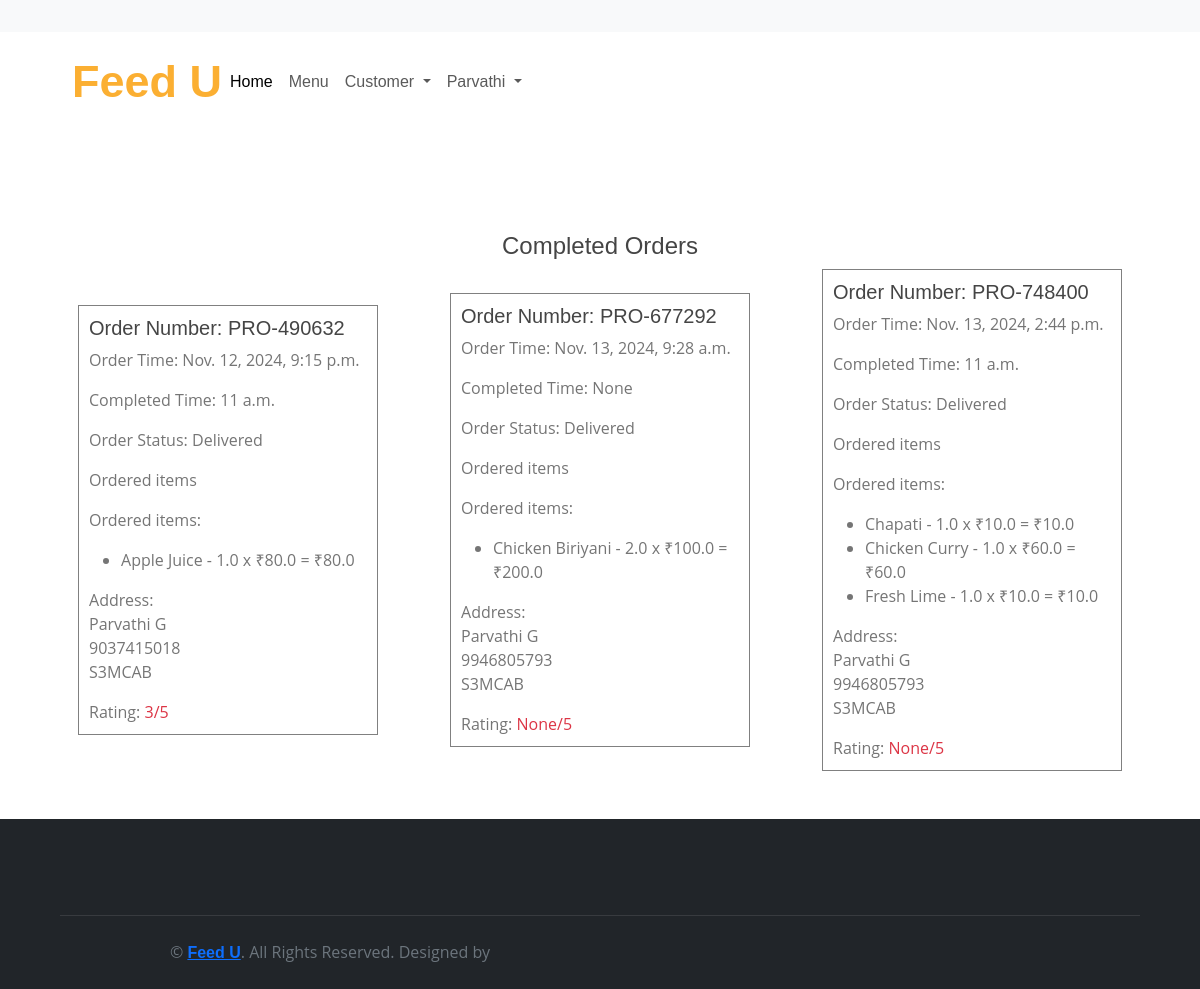
/completed_orders (signed in), run on the app's committed database.
### Home/models.py (models this page shows, shortened)
class DeliveryAddress(models.Model):
    user = models.ForeignKey(User, on_delete=models.CASCADE, null=True, blank=True)
    order = models.ForeignKey(Order, on_delete=models.CASCADE, related_name='delivery')
    name = models.CharField(max_length=255)
    phone = models.CharField(max_length=20)
    address = models.CharField(max_length=200)
    order_status = models.CharField(max_length=20, default="Order Received")
    estimated_time = models.TimeField(null=True, blank=True)
    delivery_status = models.BooleanField(default=False)
    ordered_time = models.DateTimeField(auto_now_add=True)
    delivery_time = models.CharField(null=True, blank=True, max_length=20)
    rating  = models.IntegerField(null=True, blank=True)

class Order(models.Model):
    user = models.ForeignKey(User, on_delete=models.CASCADE, null=True, blank=True)
    order_number = models.CharField(max_length=20, unique=True)
    total_amount = models.FloatField(default=0.0)
    discount = models.FloatField(default=0.0)
    date = models.DateTimeField(auto_now_add=True)
    order_status = models.CharField(max_length=20, default="pending")
    payment_status = models.CharField(max_length=20, default="pending")

class OrderItem(models.Model):
    user = models.ForeignKey(User, on_delete=models.CASCADE,  null=True, blank=True)
    product = models.ForeignKey(FoodMenuItem, on_delete=models.CASCADE, related_name='foods')
    quantity = models.FloatField(default=1)
    total_price = models.FloatField()
    order = models.ForeignKey(Order, on_delete=models.CASCADE, related_name='order_items')

class FoodMenuItem(models.Model):
    name = models.CharField(max_length=100)
    description = models.TextField()
    category = models.CharField(
        max_length=25,
        choices=(("Food", "Food"), ("Snakes", "Snakes"), ("Beverages", "Beverages"), ("Diet_Food", "Diet_Food"))
    )
    image = models.ImageField(upload_to='menu_images/')
    available = models.BooleanField(default=True)
    rate = models.FloatField()
    discount_rate = models.FloatField( null=True, blank=True)
    offer = models.BooleanField(default=False, null=True, blank=True)
    timestamp = models.DateTimeField(default=timezone.now)

### Home/views.py (the view)
# urls.py: path("completed_orders",views.completed_orders,name="completed_orders"),
@login_required(login_url="SignIn")
def completed_orders(request):
    delivery = DeliveryAddress.objects.filter(delivery_status = True)
    context = {
        "delivery":delivery
    }
    return render(request,'staff/completed_orders.html',context)

### templates/staff/completed_orders.html (shortened to what this page needs)
{% extends 'staff/staffindex.html'%}
{% block content %}
<div class="container">
    <div class="content-header">
        <h4 class="text-center">Completed Orders</h4>
    </div>
<div class="order-container">
    {% for item in delivery %}
    <div class="orders">
        <h5>Order Number: {{item.order.order_number}} </h5>
        <p>Order Time: {{item.ordered_time}}</p>
        <p>Completed Time: {{item.estimated_time}}</p>
        <p>Order Status: {{item.order_status}}</p>
        <p>Ordered items</p>
        <p>Ordered items:</p>
        <ul>
            {% for order_item in item.order.order_items.all %}
                <li>
                    {{ order_item.product.name }} - {{ order_item.quantity }} x ₹{{ order_item.product.rate }} = ₹{{ order_item.total_price }}
                </li>
            {% endfor %}
        </ul>
        <p>Address:
            <br>
            {{item.name}} <br>
            {{item.phone}} <br>
            {{item.address}}
        </p>
        Rating: <span class="text-danger">{{item.rating}}/5</span>
    </div>
    {% endfor %}
</div>
</div>
        {% endblock %}

### templates/staff/staffindex.html (shortened to what this page needs)
<!DOCTYPE html>
<html lang="en">
    {% load static %}
<head>
    <link href="https://cdn.jsdelivr.net/npm/bootstrap@5.3.2/dist/css/bootstrap.min.css" rel="stylesheet">
    <link href="https://cdnjs.cloudflare.com/ajax/libs/font-awesome/5.10.0/css/all.min.css" rel="stylesheet">
    <link rel="stylesheet" href="https://cdn.jsdelivr.net/npm/bootstrap-icons@1.11.3/font/bootstrap-icons.min.css">
    <link href="{%static 'lib/animate/animate.min.css' %}" rel="stylesheet">
    <link href="{%static 'lib/owlcarousel/assets/owl.carousel.min.css' %}" rel="stylesheet">
    <link href="{%static 'css/style.css' %}" rel="stylesheet">
</head>
<body>
    <div class="row align-items-center bg-light py-3 px-xl-5 d-none d-lg-flex">
    </div>
    <nav class="navbar navbar-expand-lg bg-body-tertiary">
        <div class="container-fluid">
          <a class="navbar-brand" href="#">Feed U</a>
          <div class="collapse navbar-collapse" id="navbarSupportedContent">
            <ul class="navbar-nav me-auto mb-2 mb-lg-0">
              <li class="nav-item">
                <a class="nav-link active" aria-current="page" href="{%url 'Index' %}">Home</a>
              </li>
              <li class="nav-item">
                <a class="nav-link" href="{%url 'Menu' %}">Menu</a>
              </li>
              <li class="nav-item dropdown">
                <a class="nav-link dropdown-toggle" href="#" role="button" data-bs-toggle="dropdown" aria-expanded="false">
                  Customer
                </a>
              </li>
              <li class="nav-item dropdown">
                <a class="nav-link dropdown-toggle" href="#" role="button" data-bs-toggle="dropdown" aria-expanded="false">
                  {{request.user.first_name}}
                </a>
              </li>
            </ul>
          </div>
        </div>
      </nav>
      <div class="top" style="height: 100px;">
      </div>
{% block content %}{% endblock %}
  <div class="container-fluid bg-dark text-secondary mt-5 pt-5">
    <div class="row px-xl-5 pt-5">
    </div>
    <div class="row border-top mx-xl-5 py-4" style="border-color: rgba(256, 256, 256, .1) !important;">
        <div class="col-md-6 px-xl-0">
            <p class="mb-md-0 text-center text-md-left text-secondary">
                &copy; <a class="text-primary" href="#">Feed U</a>. All Rights Reserved. Designed
                by
            </p>
        </div>
        <div class="col-md-6 px-xl-0 text-center text-md-right">
        </div>
    </div>
</div>
</body>
</html>
</body>
</html>

### static/css/style.css (style rules this page uses)
body { color: #757575; background: #ffffff; font-family: 'open sans', sans-serif; }
h1, h2, h3, h4, h5, h6 { color: #454545; font-family: 'Nunito', sans-serif; }
a { font-family: 'Nunito', sans-serif; font-weight: 600; color: #fbaf32; transition: .3s; }
.container-fluid { max-width: 1366px; }
.navbar { position: relative; transition: .5s; z-index: 999; }
.navbar .navbar-brand { margin: 0; color: #fbaf32; font-size: 45px; line-height: 0px; font-weight: 700; font-family: 'Nunito', sans-serif; transition: .5s; }
@media (min-width: 992px) { .navbar { position: absolute; width: 100%; padding: 30px 60px; background: transparent !important; z-index: 9; } }
@media (min-width: 992px) { .navbar .navbar-brand { color: #fbaf32; } }

### templates/staff/completed_orders.html (style rules this page uses)
.orders { width: 300px; padding: 10px; margin: auto; border: 1px solid gray; }
.order-container { display: flex; justify-content: space-evenly; align-items: baseline; }

### data on the page
DeliveryAddress: order.order_number "PRO-490632", ordered_time "Nov. 12, 2024, 9:15 p.m.", estimated_time "11 a.m.", order_status "Delivered", name "Parvathi G", phone "9037415018", address "S3MCAB", rating "3"
OrderItem: product.name "Apple Juice", quantity "1.0", product.rate "80.0", total_price "80.0"
DeliveryAddress: order.order_number "PRO-677292", ordered_time "Nov. 13, 2024, 9:28 a.m.", estimated_time "None", order_status "Delivered", name "Parvathi G", phone "9946805793", address "S3MCAB", rating "None"
OrderItem: product.name "Chicken Biriyani", quantity "2.0", product.rate "100.0", total_price "200.0"
DeliveryAddress: order.order_number "PRO-748400", ordered_time "Nov. 13, 2024, 2:44 p.m.", estimated_time "11 a.m.", order_status "Delivered", name "Parvathi G", phone "9946805793", address "S3MCAB", rating "None"
OrderItem: product.name "Chapati", quantity "1.0", product.rate "10.0", total_price "10.0"
OrderItem: product.name "Chicken Curry", quantity "1.0", product.rate "60.0", total_price "60.0"
OrderItem: product.name "Fresh Lime", quantity "1.0", product.rate "10.0", total_price "10.0"

### other printed values
{{ request.user.first_name }} "Parvathi"
